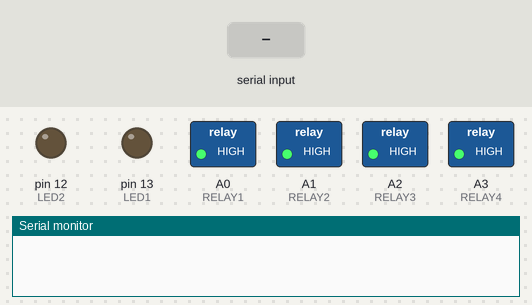
Recording of a sketch running on a simulated Arduino Uno, built with avr-gcc and run on an emulated ATmega328P. Parts: switched loads named in the sketch (green lamp = pin HIGH), output pins drawn as LEDs (lit = HIGH), the last lines printed to the serial monitor. Inputs (shaded band) come from the test bench. Pins used as bus, display or sensor lines are not drawn.

Above: at 1.2 s.
1.3 s: "N" received over the second serial link
At 1.4 s:
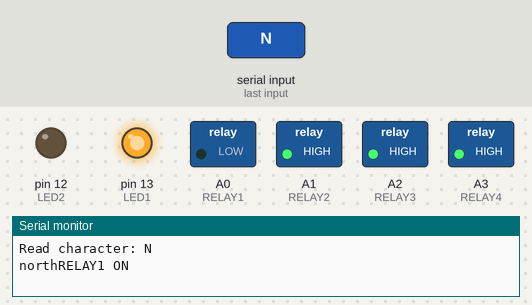
3.0 s: "E" received over the second serial link
At 3.1 s:
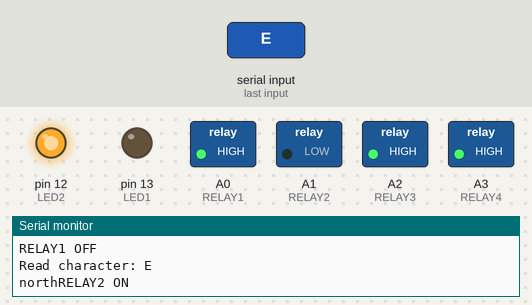
4.7 s: "W" received over the second serial link
At 4.8 s:
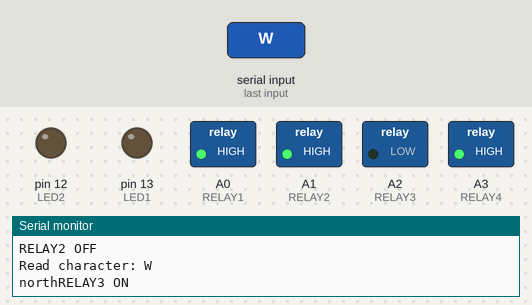
6.4 s: "S" received over the second serial link
At 6.5 s:
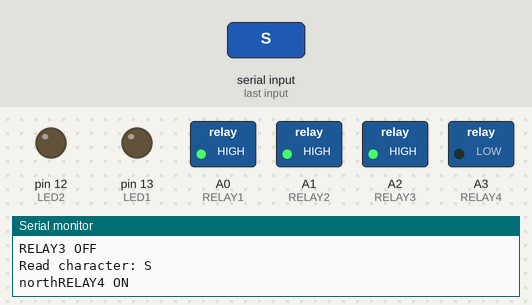
Timing chart, 0 to 9.1 s (numbered marks = the images above; inputs shaded):
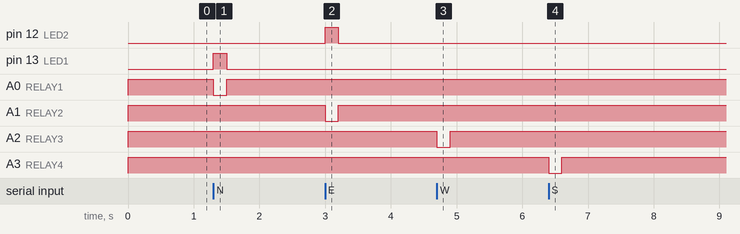

Measured:
- after the input at 1.3 s, pin 13 (LED1): LOW → HIGH at once, → LOW 0.20 s later; A0 (RELAY1): HIGH → LOW at once, → HIGH 0.20 s later
- after the input at 3.0 s, pin 12 (LED2): LOW → HIGH at once, → LOW 0.20 s later; A1 (RELAY2): HIGH → LOW at once, → HIGH 0.20 s later
- after the input at 4.7 s, A2 (RELAY3): HIGH → LOW at once, → HIGH 0.20 s later
- after the input at 6.4 s, A3 (RELAY4): HIGH → LOW at once, → HIGH 0.20 s later

The sketch:

GangwayCode.ino
```cpp
#include <SoftwareSerial.h>

#define RxD 11 // This is the pin that the Bluetooth (BT_TX)
              // will transmit to the Arduino (RxD)
#define TxD 10 // This is the pin that the Bluetooth (BT_RX)
              // will receive from the Arduino (TxD)

SoftwareSerial bluetoothSerial(RxD,TxD);
int RELAY1 = A0;
int RELAY2 = A1;
int RELAY3 = A2;
int RELAY4 = A3;
int LED1 = 13;
int LED2 = 12;
int LED3 = 11;
int LED4 = 10;

int delayValue = 200;

void setup() {
  pinMode(RELAY1, OUTPUT);
  pinMode(LED1, OUTPUT);

  pinMode(RELAY2, OUTPUT);
  pinMode(LED2, OUTPUT);

  pinMode(RELAY3, OUTPUT);
  pinMode(LED3, OUTPUT);

  pinMode(RELAY4, OUTPUT);
  pinMode(LED4, OUTPUT);

  digitalWrite(RELAY1, HIGH);
  digitalWrite(RELAY2, HIGH);
  digitalWrite(RELAY3, HIGH);
  digitalWrite(RELAY4, HIGH);

  bluetoothSerial.begin(9600);
  Serial.begin(9600);
  // Allow Serial communication via USB cable to computer
  pinMode(RxD, INPUT);
  // Set up the Arduino to receive INPUT from the HC-05 on Digital Pin 7
  pinMode(TxD, OUTPUT);
  // Set up the Arduino to send OUTPUT to the HC-05 on Digital Pin 8
}

void loop() {

  char recvChar;
  //while(1) {
    if(bluetoothSerial.available()) {
      recvChar = bluetoothSerial.read();
      Serial.print("Read character: ");
      Serial.println(recvChar);
      if (recvChar == 'N') {
          Serial.print("north");
          digitalWrite(RELAY1, LOW);
         digitalWrite(LED1, HIGH);
         Serial.println("RELAY1 ON");
         delay(delayValue);

         digitalWrite(RELAY1, HIGH);
         digitalWrite(LED1, LOW);
         Serial.println("RELAY1 OFF");
    }
    else if (recvChar == 'E') {
          Serial.print("north");
          digitalWrite(RELAY2, LOW);
         digitalWrite(LED2, HIGH);
         Serial.println("RELAY2 ON");
         delay(delayValue);

         digitalWrite(RELAY2, HIGH);
         digitalWrite(LED2, LOW);
         Serial.println("RELAY2 OFF");
    }

    else if (recvChar == 'W') {
          Serial.print("north");
          digitalWrite(RELAY3, LOW);
         digitalWrite(LED3, HIGH);
         Serial.println("RELAY3 ON");
         delay(delayValue);

         digitalWrite(RELAY3, HIGH);
         digitalWrite(LED3, LOW);
         Serial.println("RELAY3 OFF");
    }

    else if (recvChar == 'S') {
          Serial.print("north");
          digitalWrite(RELAY4, LOW);
         digitalWrite(LED4, HIGH);
         Serial.println("RELAY4 ON");
         delay(delayValue);

         digitalWrite(RELAY4, HIGH);
         digitalWrite(LED4, LOW);
         Serial.println("RELAY4 OFF");
    }


      // Print the character received to the Serial Monitor
    //}
  }
}
```
